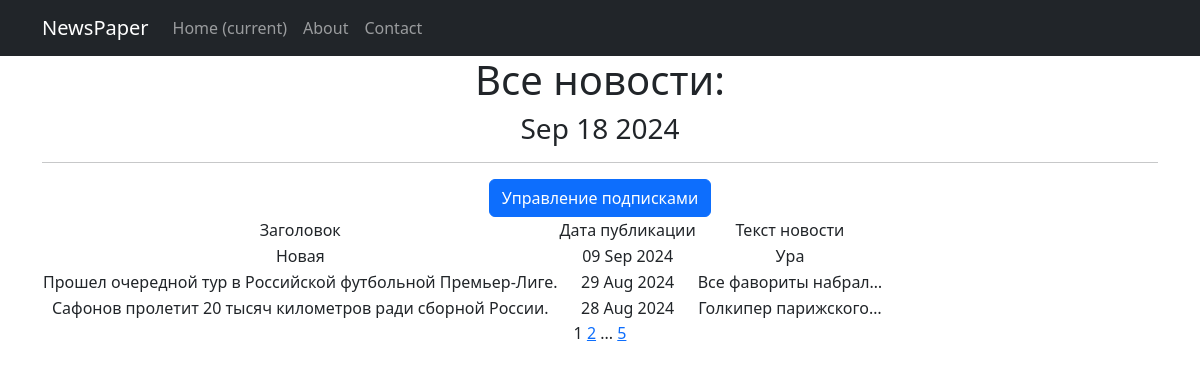
Page /news/ on the committed database.
### news/models.py (models this page shows, shortened)
class Post(models.Model):
    author_post = models.ForeignKey(Author, on_delete=models.CASCADE)
    type_post = models.CharField(max_length=3, choices=CATEGORIES, default=article)
    time_post = models.DateTimeField(auto_now_add=True)
    category_post = models.ManyToManyField(Category, through='PostCategory')
    name_post = models.CharField(max_length=255)
    text_post = models.TextField()
    rating_post = models.IntegerField(default=0)

### news/views.py (the view)
# urls.py: path('', cache_page(60)(PostsList.as_view()), name='post_list'),
class PostsList(ListView):
    model = Post
    ordering = '-time_post'
    template_name = 'news.html'
    context_object_name = 'news'
    paginate_by = 3
    def get_queryset(self):
        queryset = super().get_queryset()
        self.filterset = PostFilter(self.request.GET, queryset)
        return self.filterset.qs
    def get_context_data(self, **kwargs):
        context = super().get_context_data(**kwargs)
        context['filterset'] = self.filterset
        context['time_now'] = datetime.utcnow()
        return context

### news/templatetags/custom_filters.py (called while the page is built)
@register.filter()
def censor(text):
    for i in WORDS:
        text = text.replace(i[1:], '*' * len(i[1:]))
    return text

### templates/news.html (shortened to what this page needs)
{% extends 'flatpages/default.html' %}
{% load custom_filters %}
{% block content %}
<h1>Все новости:</h1>
<h3>{{ time_now|date:'M d Y' }}</h3>
<hr>
{% load cache %}
{% cache 30 submit %}
    <a class="btn btn-primary" type="submit" href="subscriptions/">Управление подписками</a>
{% endcache %}
{% if news %}
    <table>
        <tr>
            <td>Заголовок</td>
            <td>Дата публикации</td>
            <td>Текст новости</td>
        </tr>
{% for post in news %}
        <tr>
            <td>{{ post.name_post|censor }}</td>
            <td>{{ post.time_post|date:'d M Y' }}</td>
            <td>{{ post.text_post|truncatechars:20|censor }}</td>
        </tr>
{% endfor %}
    </table>
{% else %}
    <h2>Новостей нет!</h2>
{% endif %}
    {{ page_obj.number }}
    {% if page_obj.has_next %}
        <a href="?page={{ page_obj.next_page_number }}">{{ page_obj.next_page_number }}</a>
        {% if paginator.num_pages != page_obj.next_page_number %}
            ...
           <a href="?page={{ page_obj.paginator.num_pages }}">{{ page_obj.paginator.num_pages }}</a>
        {% endif %}
    {% endif %}
{% endblock content %}

### rows in the picture
Post: name_post|censor "Новая", time_post "09 Sep 2024", text_post|censor "Ура"
Post: name_post|censor "Прошел очередной тур в Российской футбольной Премьер-Лиге.", time_post "29 Aug 2024", text_post|censor "Все фавориты набрал…"
Post: name_post|censor "Сафонов пролетит 20 тысяч километров ради сборной России.", time_post "28 Aug 2024", text_post|censor "Голкипер парижского…"

### other values in the picture
{{ time_now|date:'M d Y' }} "Sep 18 2024"
{{ page_obj.number }} "1"
{{ page_obj.next_page_number }} "2"
{{ page_obj.paginator.num_pages }} "5"
